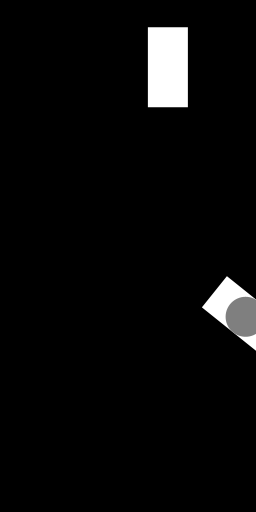
Frame 1 (no input)
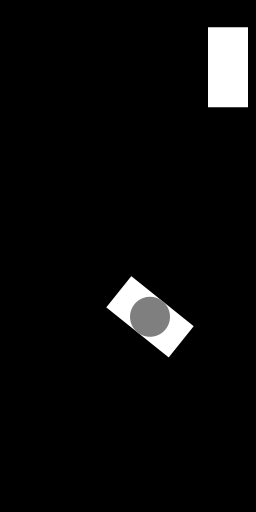
Frame 60 (the mouse pressed at the canvas centre just before this capture)
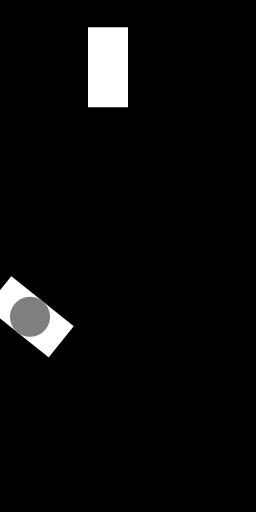
Frame 120 (the mouse held since frame 60 and released just before this capture)

The Processing sketch that drew these frames (run headless with seeded random() and noise(); from frame 60 on, the mouse is pressed at the canvas centre):

// Processing sketch: sketch_050919
// ── sketch_050919.pde

Pillow p;
SuperPillow sp;
float h;
void setup(){
  size(256,512);
  background(0);
  h=height/2;
  p=new Pillow(random(1,width),random(1,h));
  sp=new SuperPillow(random(1,width),random(h,height));
}


void draw(){
  background(0);
  p.run();
  sp.run();
}

// ── Pillow.pde
class Pillow{
  float x,y,w,h,sx;
  
  Pillow(float x, float y){
    this.x=x;
    this.y=y;
    this.w=40;
    this.h=80;
    this.sx=2;
  }
  
  void display(){
    noStroke();
    fill(255);
    rectMode(CENTER);
    rect(x,y,w,h);
  }
  
  void move(){
    x+=sx;
    if(x<0){
      sx=-sx;  
      x=0;
    }
    if(x>width){
      sx=-sx;
      x=width;
    }
  }
  
  void run(){
    move();
    display();
  }
}

// ── SuperPillow.pde
class SuperPillow extends Pillow{
  float a;
  
  SuperPillow(float x, float y){
    super(x,y);
    a=random(0,360);
  }
  
  void display(){
    noStroke();
    fill(255);
    rectMode(CENTER);
    
    pushMatrix();
    translate(x,y);
    rotate(radians(a));
    rect(0,0,w,h);
    popMatrix();
    fill(127);
    ellipse(x,y,w,w);
  }
  
  void move(){
  
    if(dist(x,y,mouseX,mouseY)<w/2){
      a+=5;
    }
    super.move();
  }
}
